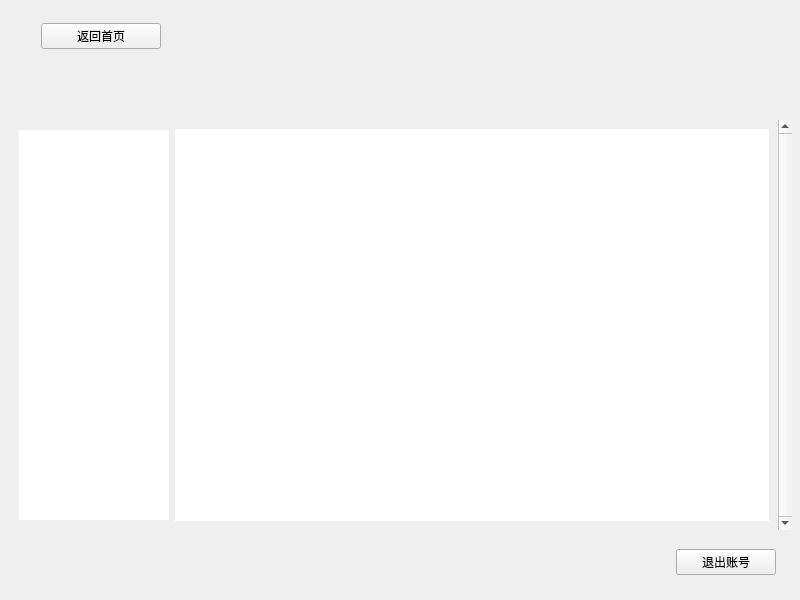
<?xml version="1.0" encoding="UTF-8"?>
<ui version="4.0">
 <class>SortIndex</class>
 <widget class="QWidget" name="SortIndex">
  <property name="geometry">
   <rect>
    <x>0</x>
    <y>0</y>
    <width>800</width>
    <height>600</height>
   </rect>
  </property>
  <property name="sizePolicy">
   <sizepolicy hsizetype="Fixed" vsizetype="Fixed">
    <horstretch>0</horstretch>
    <verstretch>0</verstretch>
   </sizepolicy>
  </property>
  <property name="windowTitle">
   <string>Form</string>
  </property>
  <widget class="QWidget" name="widget_4" native="true">
   <property name="geometry">
    <rect>
     <x>10</x>
     <y>64</y>
     <width>782</width>
     <height>50</height>
    </rect>
   </property>
   <property name="sizePolicy">
    <sizepolicy hsizetype="Fixed" vsizetype="Fixed">
     <horstretch>0</horstretch>
     <verstretch>0</verstretch>
    </sizepolicy>
   </property>
   <property name="minimumSize">
    <size>
     <width>782</width>
     <height>50</height>
    </size>
   </property>
   <property name="maximumSize">
    <size>
     <width>16777215</width>
     <height>40</height>
    </size>
   </property>
   <layout class="QHBoxLayout" name="horizontalLayout_2">
    <item>
     <spacer name="horizontalSpacer_5">
      <property name="orientation">
       <enum>Qt::Horizontal</enum>
      </property>
      <property name="sizeType">
       <enum>QSizePolicy::Fixed</enum>
      </property>
      <property name="sizeHint" stdset="0">
       <size>
        <width>150</width>
        <height>20</height>
       </size>
      </property>
     </spacer>
    </item>
    <item>
     <widget class="QWidget" name="widget_search" native="true">
      <property name="minimumSize">
       <size>
        <width>0</width>
        <height>38</height>
       </size>
      </property>
     </widget>
    </item>
   </layout>
  </widget>
  <widget class="QWidget" name="widget_buttom" native="true">
   <property name="geometry">
    <rect>
     <x>10</x>
     <y>536</y>
     <width>782</width>
     <height>52</height>
    </rect>
   </property>
   <property name="sizePolicy">
    <sizepolicy hsizetype="Preferred" vsizetype="Fixed">
     <horstretch>0</horstretch>
     <verstretch>0</verstretch>
    </sizepolicy>
   </property>
   <property name="minimumSize">
    <size>
     <width>0</width>
     <height>40</height>
    </size>
   </property>
   <layout class="QHBoxLayout" name="horizontalLayout_4">
    <item>
     <spacer name="horizontalSpacer_7">
      <property name="orientation">
       <enum>Qt::Horizontal</enum>
      </property>
      <property name="sizeType">
       <enum>QSizePolicy::Fixed</enum>
      </property>
      <property name="sizeHint" stdset="0">
       <size>
        <width>650</width>
        <height>20</height>
       </size>
      </property>
     </spacer>
    </item>
    <item>
     <widget class="QPushButton" name="btn_logout">
      <property name="maximumSize">
       <size>
        <width>100</width>
        <height>16777215</height>
       </size>
      </property>
      <property name="text">
       <string>退出账号</string>
      </property>
     </widget>
    </item>
   </layout>
  </widget>
  <widget class="QWidget" name="widget_menu" native="true">
   <property name="geometry">
    <rect>
     <x>10</x>
     <y>6</y>
     <width>782</width>
     <height>60</height>
    </rect>
   </property>
   <property name="sizePolicy">
    <sizepolicy hsizetype="Preferred" vsizetype="Fixed">
     <horstretch>0</horstretch>
     <verstretch>0</verstretch>
    </sizepolicy>
   </property>
   <property name="minimumSize">
    <size>
     <width>0</width>
     <height>60</height>
    </size>
   </property>
   <property name="maximumSize">
    <size>
     <width>16777215</width>
     <height>60</height>
    </size>
   </property>
   <property name="styleSheet">
    <string notr="true"/>
   </property>
   <layout class="QHBoxLayout" name="horizontalLayout">
    <item>
     <widget class="QPushButton" name="btn_index">
      <property name="maximumSize">
       <size>
        <width>120</width>
        <height>16777215</height>
       </size>
      </property>
      <property name="text">
       <string>返回首页</string>
      </property>
     </widget>
    </item>
    <item>
     <spacer name="horizontalSpacer_6">
      <property name="orientation">
       <enum>Qt::Horizontal</enum>
      </property>
      <property name="sizeType">
       <enum>QSizePolicy::Fixed</enum>
      </property>
      <property name="sizeHint" stdset="0">
       <size>
        <width>600</width>
        <height>20</height>
       </size>
      </property>
     </spacer>
    </item>
   </layout>
  </widget>
  <widget class="QScrollArea" name="scrollArea">
   <property name="geometry">
    <rect>
     <x>10</x>
     <y>120</y>
     <width>782</width>
     <height>410</height>
    </rect>
   </property>
   <property name="frameShape">
    <enum>QFrame::NoFrame</enum>
   </property>
   <property name="verticalScrollBarPolicy">
    <enum>Qt::ScrollBarAlwaysOn</enum>
   </property>
   <property name="widgetResizable">
    <bool>true</bool>
   </property>
   <widget class="QWidget" name="scrollAreaWidgetContents">
    <property name="geometry">
     <rect>
      <x>0</x>
      <y>0</y>
      <width>756</width>
      <height>410</height>
     </rect>
    </property>
    <layout class="QHBoxLayout" name="horizontalLayout_3">
     <item>
      <widget class="QListWidget" name="listWidget">
       <property name="maximumSize">
        <size>
         <width>150</width>
         <height>390</height>
        </size>
       </property>
       <property name="frameShape">
        <enum>QFrame::NoFrame</enum>
       </property>
       <property name="spacing">
        <number>9</number>
       </property>
      </widget>
     </item>
     <item>
      <widget class="QWidget" name="widget" native="true">
       <property name="styleSheet">
        <string notr="true">background: white;</string>
       </property>
      </widget>
     </item>
    </layout>
   </widget>
  </widget>
 </widget>
 <resources/>
 <connections/>
</ui>
